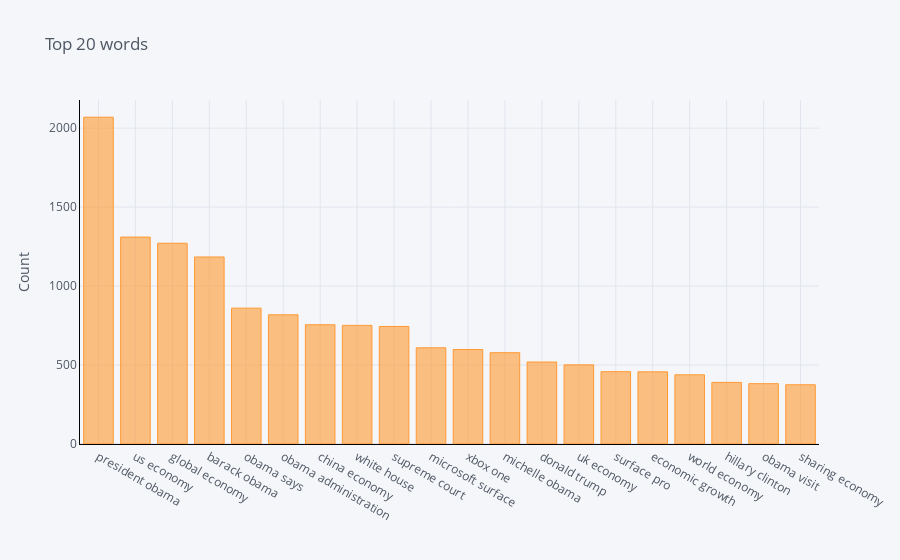

Notebook code for this chart:
### Markdown cell above
### Top 20 bigrams (Title)

### Code cell
def get_top_n_words(text, n):
    
    vec = CountVectorizer(ngram_range=(2, 2))
    bag_of_words = vec.fit_transform(text)
    sum_words = bag_of_words.sum(axis=0) #Sum of words appearance throughout the rows
    words_freq = [(word, sum_words[0,idx]) for word, idx in vec.vocabulary_.items()]
    words_freq =sorted(words_freq, key = lambda x: x[1], reverse=True)
    return words_freq[:n]
common_words = get_top_n_words(clean_title, 20)
for word, freq in common_words:
    print(word, freq)
df5 = pd.DataFrame(common_words, columns = ['ReviewText' , 'count'])
df5 = df5.groupby('ReviewText').sum()['count'].sort_values(ascending=False)
df5.iplot(kind='bar', yTitle='Count', linecolor='black', title='Top 20 words')

### Figure 1 — Plotly figure (JSON) as saved in the notebook; plotly's stock layout.template omitted (floating-point values rounded to 4 significant figures)
{"data": [{"marker": {"color": "rgba(255, 153, 51, 0.6)", "line": {"color": "rgba(255, 153, 51, 1.0)", "width": 1}}, "name": "count", "orientation": "v", "text": "", "type": "bar", "x": ["president obama", "us economy", "global economy", "barack obama", "obama says", "obama administration", "china economy", "white house", "supreme court", "microsoft surface", "xbox one", "michelle obama", "donald trump", "uk economy", "surface pro", "economic growth", "world economy", "hillary clinton", "obama visit", "sharing economy"], "y": [2069, 1310, 1271, 1184, 860, 818, 755, 751, 744, 609, 598, 578, 519, 501, 458, 457, 438, 390, 382, 375]}], "layout": {"legend": {"bgcolor": "#F5F6F9", "font": {"color": "#4D5663"}}, "paper_bgcolor": "#F5F6F9", "plot_bgcolor": "#F5F6F9", "title": {"font": {"color": "#4D5663"}, "text": "Top 20 words"}, "xaxis": {"gridcolor": "#E1E5ED", "linecolor": "black", "showgrid": true, "tickfont": {"color": "#4D5663"}, "title": {"font": {"color": "#4D5663"}, "text": ""}, "zerolinecolor": "#E1E5ED"}, "yaxis": {"gridcolor": "#E1E5ED", "linecolor": "black", "showgrid": true, "tickfont": {"color": "#4D5663"}, "title": {"font": {"color": "#4D5663"}, "text": "Count"}, "zerolinecolor": "#E1E5ED"}}}
